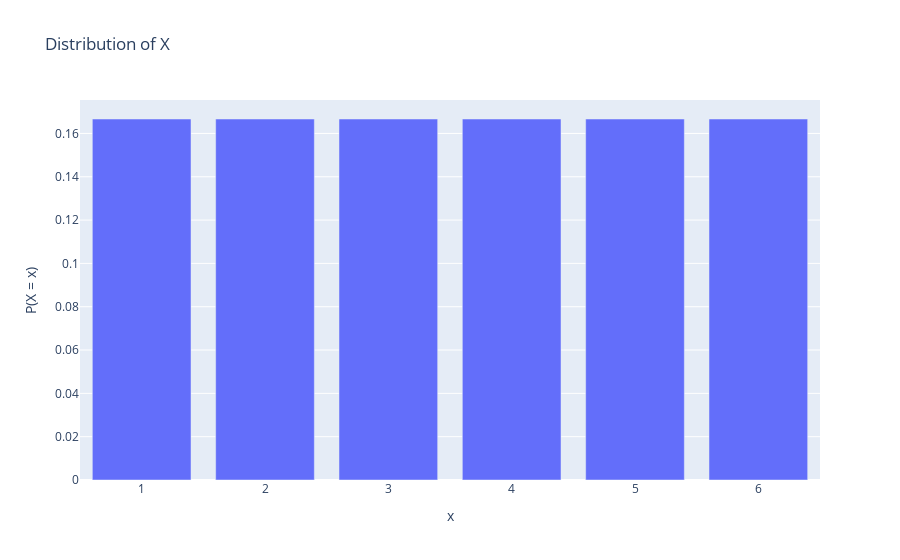

Notebook code for this chart:
### Code cell
fig = px.bar(roll_df, x="x", y="P(X = x)", title="Distribution of X")
# fig.write_image("die.png", "png",scale=2)
fig

### Figure 1 — Plotly figure (JSON) as saved in the notebook; plotly's stock layout.template omitted (floating-point values rounded to 4 significant figures)
{"data": [{"hovertemplate": "x=%{x}<br>P(X = x)=%{y}<extra></extra>", "legendgroup": "", "marker": {"color": "#636efa", "pattern": {"shape": ""}}, "name": "", "orientation": "v", "showlegend": false, "textposition": "auto", "type": "bar", "x": [1, 2, 3, 4, 5, 6], "xaxis": "x", "y": [0.1667, 0.1667, 0.1667, 0.1667, 0.1667, 0.1667], "yaxis": "y"}], "layout": {"barmode": "relative", "legend": {"tracegroupgap": 0}, "title": {"text": "Distribution of X"}, "xaxis": {"anchor": "y", "domain": [0, 1], "title": {"text": "x"}}, "yaxis": {"anchor": "x", "domain": [0, 1], "title": {"text": "P(X = x)"}}}}
